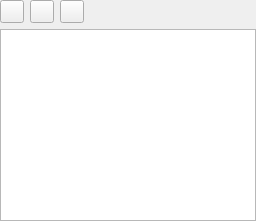
         <widget class="XConfig" name="tab_Diagnosis">
          <attribute name="title">
           <string>Diagnosis</string>
          </attribute>
          <layout class="QGridLayout" name="gridLayout_10">
           <property name="leftMargin">
            <number>0</number>
           </property>
           <property name="topMargin">
            <number>0</number>
           </property>
           <property name="rightMargin">
            <number>0</number>
           </property>
           <property name="bottomMargin">
            <number>0</number>
           </property>
           <item row="0" column="0">
            <widget class="QToolButton" name="btnRead">
             <property name="sizePolicy">
              <sizepolicy hsizetype="Preferred" vsizetype="Preferred">
               <horstretch>0</horstretch>
               <verstretch>0</verstretch>
              </sizepolicy>
             </property>
             <property name="toolTip">
              <string>Read from the controller</string>
             </property>
             <property name="text">
              <string/>
             </property>
             <property name="icon">
              <iconset resource="../../res/res.qrc">
               <normaloff>:/res/image/icon/skip.png</normaloff>:/res/image/icon/skip.png</iconset>
             </property>
            </widget>
           </item>
           <item row="0" column="1">
            <widget class="QToolButton" name="btnDelete">
             <property name="sizePolicy">
              <sizepolicy hsizetype="Preferred" vsizetype="Preferred">
               <horstretch>0</horstretch>
               <verstretch>0</verstretch>
              </sizepolicy>
             </property>
             <property name="toolTip">
              <string>Deleta all</string>
             </property>
             <property name="text">
              <string/>
             </property>
             <property name="icon">
              <iconset resource="../../res/res.qrc">
               <normaloff>:/res/image/icon/delete.png</normaloff>:/res/image/icon/delete.png</iconset>
             </property>
            </widget>
           </item>
           <item row="1" column="0" colspan="4">
            <widget class="QTableView" name="tvDiagnosis">
             <attribute name="horizontalHeaderStretchLastSection">
              <bool>true</bool>
             </attribute>
             <attribute name="verticalHeaderVisible">
              <bool>false</bool>
             </attribute>
            </widget>
           </item>
           <item row="0" column="3">
            <spacer name="horizontalSpacer_3">
             <property name="orientation">
              <enum>Qt::Horizontal</enum>
             </property>
             <property name="sizeHint" stdset="0">
              <size>
               <width>40</width>
               <height>20</height>
              </size>
             </property>
            </spacer>
           </item>
           <item row="0" column="2">
            <widget class="QToolButton" name="btnExport_2">
             <property name="sizePolicy">
              <sizepolicy hsizetype="Preferred" vsizetype="Preferred">
               <horstretch>0</horstretch>
               <verstretch>0</verstretch>
              </sizepolicy>
             </property>
             <property name="toolTip">
              <string>Export</string>
             </property>
             <property name="text">
              <string/>
             </property>
             <property name="icon">
              <iconset resource="../../res/res.qrc">
               <normaloff>:/res/image/icon/219.png</normaloff>:/res/image/icon/219.png</iconset>
             </property>
            </widget>
           </item>
          </layout>
         </widget>
